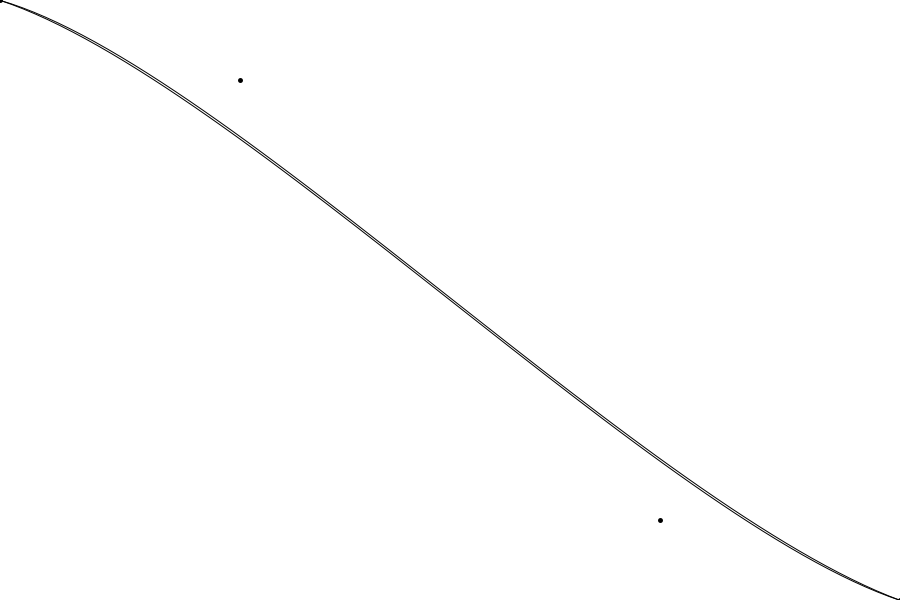
Frame 1 (no input)
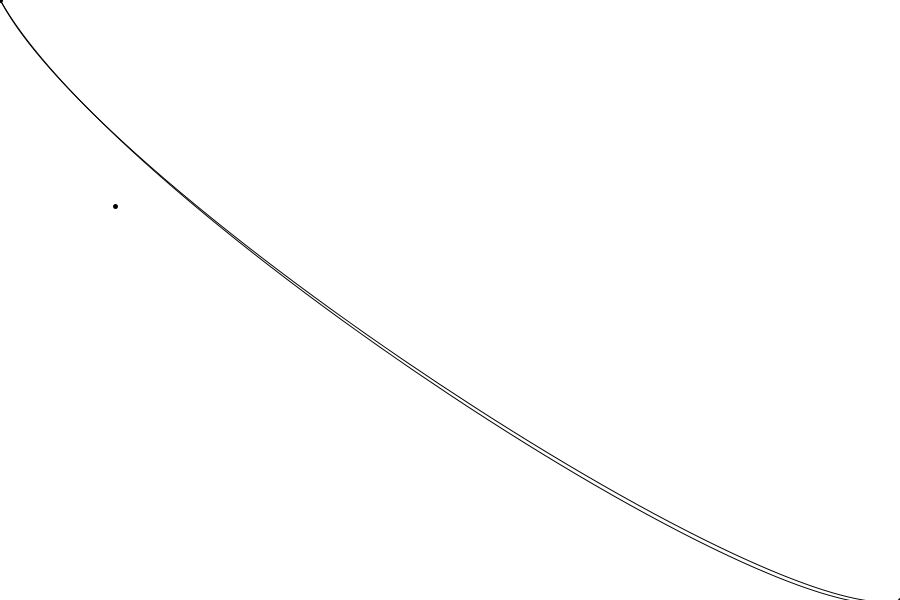
Frame 60 (the mouse pressed at the canvas centre just before this capture)
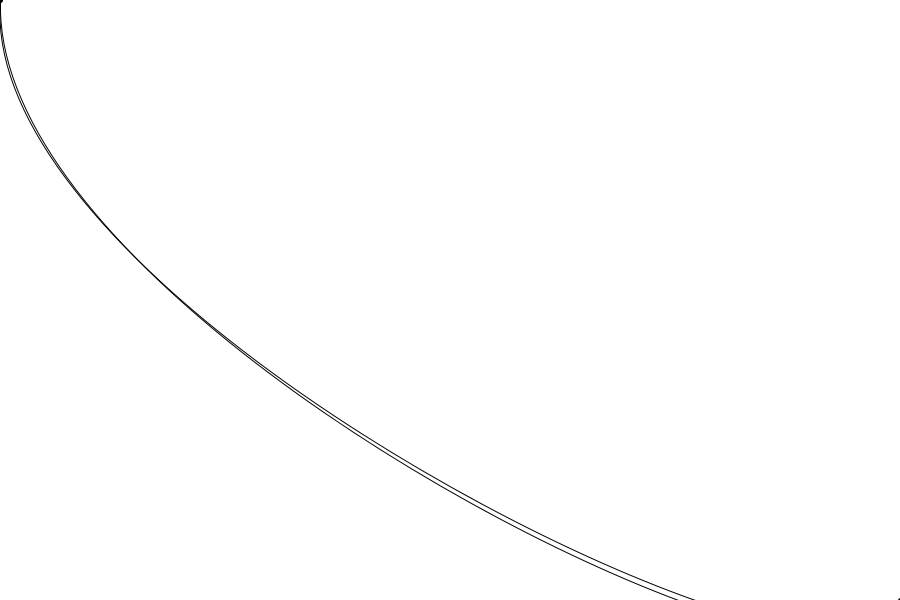
Frame 120 (the mouse held since frame 60 and released just before this capture)

The Processing sketch that drew these frames (run headless with seeded random() and noise(); from frame 60 on, the mouse is pressed at the canvas centre):

// Processing sketch: funcionamentoBezierUm
// ── funcionamentoBezierUm.pde
Curva curva;
int savedTime, totalTime;
void setup() {
  size(900, 600);
  totalTime = 5000;
  //atribui o valor do tempo em que o programa iniciou à variável savedTime
  savedTime = millis();
  curva = new Curva();
}

void draw() {
  background(255);
  //desenha curva e pontos
  curva.desenhaCurva();
  // faz a curva se movimentar
  curva.velocidade();
  //calcula quanto tempo passou
  int passedTime = millis() - savedTime;
  //teste se passaram cinco segundos
  if (passedTime > totalTime) {
    savedTime = millis(); // salva o tempo atual para reiniciar o contador
    curva.reiniciaVelocidade();
  }
}
// ── Curva.pde
class Curva {
  float ponto1x, ponto1y, ponto4x, ponto4y, ponto3x, ponto3y, ponto2x, ponto2y, velocidade, velocidade2;

  Curva() {
    ponto1x = 0; 
    ponto1y = 0;
    ponto2x = 240; 
    ponto2y = 80;
    ponto3x = 900 - 240; 
    ponto3y = height - 80;
    ponto4x = width; 
    ponto4y = height;
    velocidade = random(-5, 6);
    velocidade2 = random(-5, 6);
  }

  void desenhaCurva() {
    noFill();
    strokeWeight(1);
    bezier(ponto1x, ponto1y, ponto2x, ponto2y, ponto3x, ponto3y, ponto4x, ponto4y);
    bezier(ponto1x, ponto1y, ponto2x-15, ponto2y-15, ponto3x-15, ponto3y-15, ponto4x, ponto4y);
    strokeWeight(5);
    point(ponto1x, ponto1y);
    fill(255, 0, 0);
    point(ponto2x, ponto2y);
    fill(0, 0, 255);
    point(ponto3x, ponto3y);
    fill(0, 255, 0);
    point(ponto4x, ponto4y);
  }

  void velocidade() {
    println(mouseX, " + " , mouseY);

    //ponto1x -= velocidade;
    //ponto1y += velocidade;

    ponto2x -= velocidade;
    ponto2y -= velocidade2;

    ponto3x += velocidade;
    ponto3y -= velocidade2;

    //ponto4x += velocidade;
    //ponto4y -= velocidade;*/
  }

  void reiniciaVelocidade() {
    //velocidade = random(-5, 6);
    //velocidade2 = random(-5, 6);
    velocidade *= -1;
    velocidade2 *= -1;
  }
}
